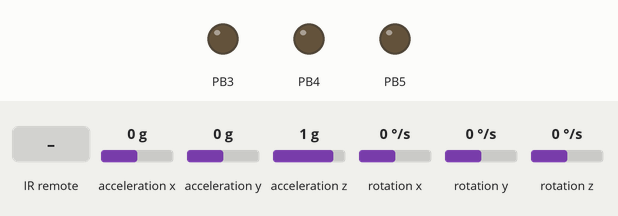
The sketch below on a simulated ATtiny85, built with avr-gcc and run on an emulated ATtiny85. On the bench: output pins drawn as LEDs (lit = HIGH). Wiring (inferred from the names in the program): MPU-6050 motion sensor at I2C address 0x68. Dashed ring = blinking. Inputs (shaded band) come from the test bench; at power-on: rotation z 0 °/s, acceleration x 0 g, acceleration y 0 g, acceleration z 1 g, rotation x 0 °/s, rotation y 0 °/s. Pins used as bus, display or sensor lines are not drawn.

Above: at 4.7 s.
4.8 s: infrared code 0x511DBB received
At 5.29 s:
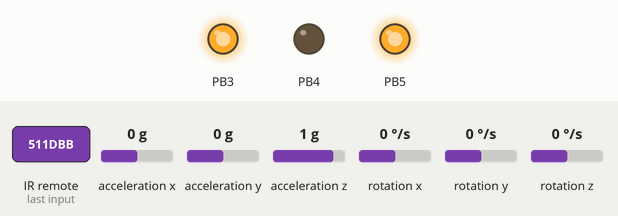
7.8 s: rotation z set to 192 °/s
At 8.5 s:
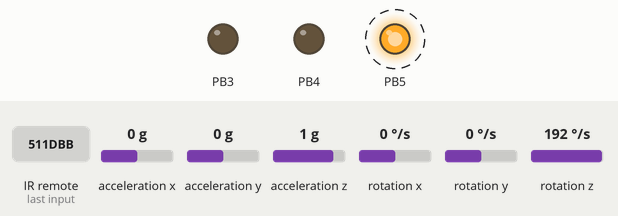
10.8 s: rotation z set to -192 °/s
At 11.07 s:
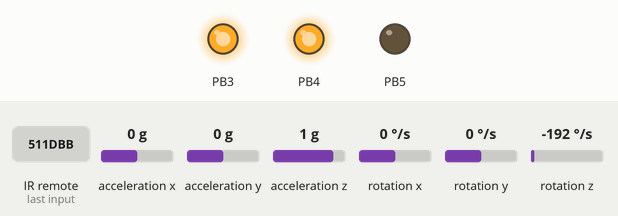
Timing chart, 0 to 19.8 s (numbered marks = the images above; inputs shaded):
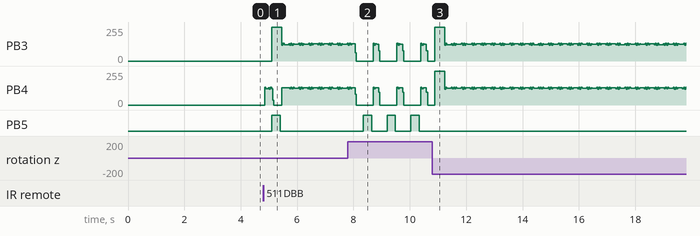

Measured:
- after the input at 4.8 s, PB5: LOW → HIGH after 0.31 s, → LOW 0.30 s later
- after the input at 7.8 s, PB5: alternates HIGH for 0.30 s and LOW for 0.54 s, starting after 0.54 s
- after the input at 10.8 s, PB5: stops changing and stays LOW

The sketch:

listing_15_2.ino
```cpp
//Подключение библиотеки I2C шины.
#include <Wire.h>
//Подключение библиотеки удаленного управления.
#include "IRremote.h"
//Побключение библиотеки управления моторами.
#include "motor.h"
//Подключение библиотеки управления гироскопом.
#include "gyro_acsel.h"
// Порт для IR-приемника.
int RECV_PIN = 7;
// Создание IR-приемника.
IRrecv irrecv(RECV_PIN);
//Переменная для результатов IR-приемника.
decode_results results;
int diod_pin = 6;
int keg_colour = 8;
//========================================
void setup()
{
  //запуск гироскопа.
  giroscop_setup();
  // Переменные – номера контактов (пинов) Arduino.
  // Для левых и правых моторов машинки.
  setup_motor_system(2, 3, 4, 5);
  _stop(); //Двигатели остановлены.
  // Запуск IR-приемника.
  //Расчет компенсации утечки нуля гироскопа.
  Calc_CompensatorZ(3000);
  //переводим пин светодиода в режим вывода.
  pinMode(diod_pin, OUTPUT);
  // Пин датчика цвета кегли в режим ввода.
  pinMode(keg_colour, INPUT);
  //Serial.begin(9600);
  digitalWrite(diod_pin, 1);
  delay(500);
  digitalWrite(diod_pin, 0);
  irrecv.enableIRIn();
}
// Основная программа.
void loop()
{
  bool start = false;
  while (!start)
  {
    if (irrecv.decode(&results))
    {
      //Если нажата кнопка "вперед" - стартуем
      if (results.value == 0x511DBB)
      {
        start = true;
        digitalWrite(diod_pin, 1);
      }
      irrecv.resume();
    }
  }
  while (start)
  {
    //Если сработал датчик
    // Датчик когда срабатывает - сбрасывается в ноль,
    // иначе он установлен в единицу.
    if (!digitalRead(keg_colour)) //есть белая кегля
    {
      //Время движения к кегле и
      //от кегли определяется экспериментом.
      forward_t(300000); // в мик.сек.
      _stop();
      backward_t(300000);
      _stop();
    }
    Angle(45);
    if (irrecv.decode(&results))
    {
      //Если нажата кнопка "стоп" - останавливаемся
      if (results.value == 0xD7E84B1B)
      {
        start = false;
        digitalWrite(diod_pin, 0);
      }
      irrecv.resume();
    }
  }
}
```

gyro_acsel.h
```cpp
// Библиотека для работы с протоколом I2C (порты A5/SCL и A4/SDA)
//#include <Wire.h>
//Коррекция склонения для акселерометра по Y
#define ACYSUMCORRECTION -0.95
//Коррекция склонения для акселерометра по X
#define ACXSUMCORRECTION -2.17

int PROG;
// упрощеный I2C адрес нашего гироскопа/акселерометра MPU-6050.
const int MPU_addr = 0x68;
// переменные для хранения данных возвращаемых прибором.
int16_t AcX, AcY, AcZ, Tmp, GyX, GyY, GyZ;
float AcYsum, AcXsum, GyXsum;
// Угол поворота вокруг оси Z.
float Ang_;
// Ускорения по осям  - для анализа наклона
float AcZtec, AcYtec, AcXtec;
float CompensatorZ, CompensatorX,CompensatorY,  CompensatorAcX;
unsigned long timer;
/////////////////////////////////////////////////////////////////////////
//// Считывание данных с mpu6050
/////////////////////////////////////////////////////////////////////////
void Data_mpu6050()
{
  Wire.beginTransmission(MPU_addr);
  Wire.write(0x3B);  //Готовим для чтения регистры  с адреса 0x3B.
  Wire.endTransmission(false);
  // Запрос 14 регистров.
  Wire.requestFrom(MPU_addr, 14, true);
  // 0x3B (ACCEL_XOUT_H) & 0x3C (ACCEL_XOUT_L)
  AcX = Wire.read() << 8 | Wire.read();
  // 0x3D (ACCEL_YOUT_H) & 0x3E (ACCEL_YOUT_L)
  AcY = Wire.read() << 8 | Wire.read();
  // 0x3F (ACCEL_ZOUT_H) & 0x40 (ACCEL_ZOUT_L)
  AcZ = Wire.read() << 8 | Wire.read();
  // 0x41 (TEMP_OUT_H) & 0x42 (TEMP_OUT_L)
  Tmp = Wire.read() << 8 | Wire.read();
  // 0x43 (GYRO_XOUT_H) & 0x44 (GYRO_XOUT_L)
  GyX = Wire.read() << 8 | Wire.read();
  // 0x45 (GYRO_YOUT_H) & 0x46 (GYRO_YOUT_L)
  GyY = Wire.read() << 8 | Wire.read();
  // 0x47 (GYRO_ZOUT_H) & 0x48 (GYRO_ZOUT_L)
  GyZ = Wire.read() << 8 | Wire.read();
}
/////////////////////////////////////////////////////////////////////////
/// Запуск гироскопа
/////////////////////////////////////////////////////////////////////////
void giroscop_setup()
{
  Wire.begin();
  Wire.beginTransmission(MPU_addr);
  Wire.write(0x6B);  // Производим запись в регистр энергосбережения MPU-6050
  Wire.write(0);     // устанавливем его в ноль
  Wire.endTransmission(true);
}
////////////////////////////////////////////////////////////
// задержка, но с расчетом изменения Z угла.
/////////////////////////////////////////////////////////////
void time_gyro(float mill_sec)
{
  unsigned long ms = mill_sec;
  unsigned long timer2;
  float m_t_d131;
  // unsigned long endtime = micros() + long(ms * 1000.0);
  unsigned long endtime = timer + long(ms * 1000.0);
  do {
    Data_mpu6050();
    timer2 = timer;
    timer = micros();
    m_t_d131 = (float)(timer - timer2) / 131000000.0;
    Ang_ = Ang_ + ((float)(GyZ) - CompensatorZ) * m_t_d131;
    AcYsum = (atan2(AcY, AcZ)) * RAD_TO_DEG+ACYSUMCORRECTION; //balancing_zerro;
    // Измерение наклона по Х.
    // Использование Комплементарного фильтра,
    // alfa - коэффициент фильтра.
    float alfa = 0.005;
    AcXtec = (1.0 - alfa) * (AcXtec + ((float)GyX - CompensatorX)* m_t_d131) + alfa * AcYsum;
    AcXsum = - (atan2(AcX, AcZ)) * RAD_TO_DEG+ACXSUMCORRECTION;//+balancing_zerro;
    // Измерение наклона по Y.
    // Использование Комплементарного фильтра,
    // alfa - коэффициент фильтра.
    AcYtec = (1.0 - alfa) * (AcYtec + ((float)GyY - CompensatorY) * m_t_d131) + alfa * AcXsum;
    } while (endtime > timer);
}
/////////////////////////////////////////////////////////////////////////
// Компенсация нуля гироскопа
void Calc_CompensatorZ(float mill_sec)
{
  long ms = mill_sec;
  float i = 0;
  CompensatorZ = 0;
    CompensatorX = 0;
    CompensatorY = 0;
  timer = micros();
  unsigned long endtime = micros() + long(ms * 1000.0);
  while (endtime > timer) {
    CompensatorZ += (float)(GyZ);
    CompensatorX += (float)(GyX);
    CompensatorY += (float)(GyY);
    timer = micros();
    Data_mpu6050();
    delayMicroseconds(100);
    i++;
  }
  CompensatorZ /= i;
  CompensatorX /= i;
  CompensatorY /= i;
}
/////////////////////////////////////////////////////////////////////////
// Ехать вперед заданное время. ////////
/////////////////////////////////////////////////////////////////////////
void forward_t( long microsec)
{
  bool flag = false;
  microsec = microsec + micros();
  long microsec_begin_tormog = microsec;
  float Ang_2 = Ang_;
  do {
    if (Ang_ < (-1.0 + Ang_2)) {
      forward_left(); time_gyro(0.5);
    }
    else if (Ang_ > (1.0 + Ang_2)) {
      forward_right(); time_gyro(0.5);
    }
    else {
      forward(); time_gyro(0.5); _stop(); time_gyro(0.8);
    }
  } while (microsec > micros());
  _stop();
  time_gyro(0.5);
}
/////////////////////////////////////////////////////////////////////////
// Ехать назад заданное время. ////////
/////////////////////////////////////////////////////////////////////////
void backward_t(unsigned long microsec)
{
  bool flag = false;
  microsec = microsec + micros();
  long microsec_begin_tormog = microsec;
  float Ang_2 = Ang_;
  do {
    if (Ang_ < (-1.0 + Ang_2)) {
      backward_right(); time_gyro(0.5);
    }
    else if (Ang_ > (1.0 + Ang_2)) {
      backward_left(); time_gyro(0.5);
    }
    else {
      backward(); time_gyro(0.5);
    }
  } while (microsec > micros());
  _stop();
  time_gyro(0.5);
}
/////////////////////////////////////////////////////////////////////////
// Поворот на заданный угол. ////////
/////////////////////////////////////////////////////////////////////////
void Angle(float ang)
{
  bool flag = false;
  float Ang_2 = Ang_;
  //возможно стоит уменьшить скорость, если угол маленький.
  if (ang == 0) return;
  if (ang < 0)
  {
    do {
      right(); time_gyro(0.5); _stop(); time_gyro(0.5);
    } while (Ang_ > (ang + Ang_2));
  }
  else
  {
    do {
      left(); time_gyro(0.5); _stop(); time_gyro(0.5);
    } while (Ang_ < (ang + Ang_2));
  }
  _stop();
  Ang_2 = Ang_ - (ang + Ang_2);
  if (abs(Ang_2) > 1.0)
    Angle(-Ang_2);
}

/////////////////////////////////////////////////////////////////////////
// Поворот на заданный угол при движении вперед. ////////
/////////////////////////////////////////////////////////////////////////
void Angle_motion(float ang)
{
  bool flag = false;
  float Ang_2 = Ang_;
  //возможно стоит уменьшить скорость, если угол маленький.
  if (ang == 0) return;
  if (ang < 0)
  {
    do {
      forward_right(); time_gyro(0.5); //_stop(); time_gyro(0.5);
    } while (Ang_ > (ang + Ang_2));
  }
  else
  {
    do {
      forward_left(); time_gyro(0.5); //_stop(); time_gyro(0.5);
    } while (Ang_ < (ang + Ang_2));
  }
  _stop();
}
/////////////////////////////////////////////////////////////////////////
//Держать угол определенное время
/////////////////////////////////////////////////////////////////////////
void Angle_t( long microsec)
{
  //time_razgon
  bool flag = false;
  microsec = microsec + micros();
  long microsec_begin_tormog = microsec ;
  float Ang_t = Ang_;
  _stop();
  do {
    if (Ang_ < (Ang_t - 1.0))   {
      left();   time_gyro(1);   _stop();
    }
    else if (Ang_ > (Ang_t + 1.0)) {
      right();       time_gyro(1);       _stop();
    } else   _stop(); time_gyro(1);
  } while (microsec > micros());
  _stop(); time_gyro(10);
}
```

ir_RC5_RC6.cpp
```cpp
#include "IRremote.h"
#include "IRremoteInt.h"

//+=============================================================================
// Gets one undecoded level at a time from the raw buffer.
// The RC5/6 decoding is easier if the data is broken into time intervals.
// E.g. if the buffer has MARK for 2 time intervals and SPACE for 1,
// successive calls to getRClevel will return MARK, MARK, SPACE.
// offset and used are updated to keep track of the current position.
// t1 is the time interval for a single bit in microseconds.
// Returns -1 for error (measured time interval is not a multiple of t1).
//
#if (DECODE_RC5 || DECODE_RC6)
int  IRrecv::getRClevel (decode_results *results,  int *offset,  int *used,  int t1)
{
	int  width;
	int  val;
	int  correction;
	int  avail;

	if (*offset >= results->rawlen)  return SPACE ;  // After end of recorded buffer, assume SPACE.
	width      = results->rawbuf[*offset];
	val        = ((*offset) % 2) ? MARK : SPACE;
	correction = (val == MARK) ? MARK_EXCESS : - MARK_EXCESS;

	if      (MATCH(width, (  t1) + correction))  avail = 1 ;
	else if (MATCH(width, (2*t1) + correction))  avail = 2 ;
	else if (MATCH(width, (3*t1) + correction))  avail = 3 ;
	else                                         return -1 ;

	(*used)++;
	if (*used >= avail) {
		*used = 0;
		(*offset)++;
	}

	DBG_PRINTLN( (val == MARK) ? "MARK" : "SPACE" );

	return val;
}
#endif

//==============================================================================
// RRRR    CCCC  55555
// R   R  C      5
// RRRR   C      5555
// R  R   C          5
// R   R   CCCC  5555
//
// NB: First bit must be a one (start bit)
//
#define MIN_RC5_SAMPLES     11
#define RC5_T1             889
#define RC5_RPT_LENGTH   46000

//+=============================================================================
#if SEND_RC5
void  IRsend::sendRC5 (unsigned long data,  int nbits)
{
	// Set IR carrier frequency
	enableIROut(36);

	// Start
	mark(RC5_T1);
	space(RC5_T1);
	mark(RC5_T1);

	// Data
	for (unsigned long  mask = 1UL << (nbits - 1);  mask;  mask >>= 1) {
		if (data & mask) {
			space(RC5_T1); // 1 is space, then mark
			mark(RC5_T1);
		} else {
			mark(RC5_T1);
			space(RC5_T1);
		}
	}

	space(0);  // Always end with the LED off
}
#endif

//+=============================================================================
#if DECODE_RC5
bool  IRrecv::decodeRC5 (decode_results *results)
{
	int   nbits;
	long  data   = 0;
	int   used   = 0;
	int   offset = 1;  // Skip gap space

	if (irparams.rawlen < MIN_RC5_SAMPLES + 2)  return false ;

	// Get start bits
	if (getRClevel(results, &offset, &used, RC5_T1) != MARK)   return false ;
	if (getRClevel(results, &offset, &used, RC5_T1) != SPACE)  return false ;
	if (getRClevel(results, &offset, &used, RC5_T1) != MARK)   return false ;

	for (nbits = 0;  offset < irparams.rawlen;  nbits++) {
		int  levelA = getRClevel(results, &offset, &used, RC5_T1);
		int  levelB = getRClevel(results, &offset, &used, RC5_T1);

		if      ((levelA == SPACE) && (levelB == MARK ))  data = (data << 1) | 1 ;
		else if ((levelA == MARK ) && (levelB == SPACE))  data = (data << 1) | 0 ;
		else                                              return false ;
	}

	// Success
	results->bits        = nbits;
	results->value       = data;
	results->decode_type = RC5;
	return true;
}
#endif

//+=============================================================================
// RRRR    CCCC   6666
// R   R  C      6
// RRRR   C      6666
// R  R   C      6   6
// R   R   CCCC   666
//
// NB : Caller needs to take care of flipping the toggle bit
//
#define MIN_RC6_SAMPLES      1
#define RC6_HDR_MARK      2666
#define RC6_HDR_SPACE      889
#define RC6_T1             444
#define RC6_RPT_LENGTH   46000

#if SEND_RC6
void  IRsend::sendRC6 (unsigned long data,  int nbits)
{
	// Set IR carrier frequency
	enableIROut(36);

	// Header
	mark(RC6_HDR_MARK);
	space(RC6_HDR_SPACE);

	// Start bit
	mark(RC6_T1);
	space(RC6_T1);

	// Data
	for (unsigned long  i = 1, mask = 1UL << (nbits - 1);  mask;  i++, mask >>= 1) {
		// The fourth bit we send is a "double width trailer bit"
		int  t = (i == 4) ? (RC6_T1 * 2) : (RC6_T1) ;
		if (data & mask) {
			mark(t);
			space(t);
		} else {
			space(t);
			mark(t);
		}
	}

	space(0);  // Always end with the LED off
}
#endif

//+=============================================================================
#if DECODE_RC6
bool  IRrecv::decodeRC6 (decode_results *results)
{
	int   nbits;
	long  data   = 0;
	int   used   = 0;
	int   offset = 1;  // Skip first space

	if (results->rawlen < MIN_RC6_SAMPLES)  return false ;

	// Initial mark
	if (!MATCH_MARK(results->rawbuf[offset++],  RC6_HDR_MARK))   return false ;
	if (!MATCH_SPACE(results->rawbuf[offset++], RC6_HDR_SPACE))  return false ;

	// Get start bit (1)
	if (getRClevel(results, &offset, &used, RC6_T1) != MARK)   return false ;
	if (getRClevel(results, &offset, &used, RC6_T1) != SPACE)  return false ;

	for (nbits = 0;  offset < results->rawlen;  nbits++) {
		int  levelA, levelB;  // Next two levels

		levelA = getRClevel(results, &offset, &used, RC6_T1);
		if (nbits == 3) {
			// T bit is double wide; make sure second half matches
			if (levelA != getRClevel(results, &offset, &used, RC6_T1)) return false;
		}

		levelB = getRClevel(results, &offset, &used, RC6_T1);
		if (nbits == 3) {
			// T bit is double wide; make sure second half matches
			if (levelB != getRClevel(results, &offset, &used, RC6_T1)) return false;
		}

		if      ((levelA == MARK ) && (levelB == SPACE))  data = (data << 1) | 1 ;  // inverted compared to RC5
		else if ((levelA == SPACE) && (levelB == MARK ))  data = (data << 1) | 0 ;  // ...
		else                                              return false ;            // Error
	}

	// Success
	results->bits        = nbits;
	results->value       = data;
	results->decode_type = RC6;
	return true;
}
#endif
```

motor.h
```cpp
// Объявляем переменные для хранения состояния двух моторов.
int motor_L1, motor_L2;
int motor_R1, motor_R2;
//===============================================
// Функция инициализации управления моторами.
void setup_motor_system(int L1, int  L2, int  R1, int R2)
{
  // Заносятся в переменные номера контактов (пинов) Arduino.
  motor_L1 = L1; motor_L2 = L2;
  // Для левых и правых моторов робота.
  motor_R1 = R1; motor_R2 = R2;
  // Переводятся указанные порты в состояние вывода данных.
  pinMode(motor_L1, OUTPUT);
  pinMode(motor_L2, OUTPUT);
  pinMode(motor_R1, OUTPUT);
  pinMode(motor_R2, OUTPUT);
}
//===============================================
// движение вперед.
void forward()
{
  // Если двигатель будет работать не в ту сторону,
  // поменять на нем контакты местами.
  digitalWrite(motor_L1, HIGH);
  digitalWrite(motor_L2, LOW);
  digitalWrite(motor_R1, HIGH);
  digitalWrite(motor_R2, LOW);
}
//===============================================
// Поворот налево с блокировкой левых колес.
void forward_left()
{
  // блокировка вращения левых колес.
  digitalWrite(motor_L1, LOW);
  digitalWrite(motor_L2, LOW);
  // правые колеса вращаются.
  digitalWrite(motor_R1, HIGH);
  digitalWrite(motor_R2, LOW);
}
//===============================================
// Поворот направо с блокировкой правых колес.
void forward_right()
{
  // левые колеса вращаются.
  digitalWrite(motor_L1, HIGH);
  digitalWrite(motor_L2, LOW);
  // блокировка вращения правых колес.
  digitalWrite(motor_R1, LOW);
  digitalWrite(motor_R2, LOW);
}
// Поворот налево на месте.
void left()
{
  // левые колеса вращаются назад.
  digitalWrite(motor_L1, LOW);
  digitalWrite(motor_L2, HIGH);
  // правые колеса вращаются вперед.
  digitalWrite(motor_R1, HIGH);
  digitalWrite(motor_R2, LOW);
}
//===============================================
// Поворот направо на месте.
void right()
{
  // левые колеса вращаются вперед.
  digitalWrite(motor_L1, HIGH);
  digitalWrite(motor_L2, LOW);
  // правые колеса вращаются назад.
  digitalWrite(motor_R1, LOW);
  digitalWrite(motor_R2, HIGH);
}


// Включаем движение назад.
void backward()
{
  // Смена направления вращения двигателей.
  digitalWrite(motor_L2, HIGH);
  digitalWrite(motor_L1, LOW);
  digitalWrite(motor_R2, HIGH);
  digitalWrite(motor_R1, LOW);
}
//===============================================
// Включаем движение назад.
void backward_left()
{
  // Смена направления вращения двигателей.
  digitalWrite(motor_L2, LOW);
  digitalWrite(motor_L1, HIGH);
  digitalWrite(motor_R2, HIGH);
  digitalWrite(motor_R1, LOW);
}
//===============================================
// Включаем движение назад.
void backward_right()
{
  // Смена направления вращения двигателей.
  digitalWrite(motor_L2, HIGH);
  digitalWrite(motor_L1, LOW);
  digitalWrite(motor_R2, LOW);
  digitalWrite(motor_R1, HIGH);
}
//===============================================


void _stop()
{
  // Блокировка всех колес.
  digitalWrite(motor_L2, LOW);
  digitalWrite(motor_L1, LOW);
  digitalWrite(motor_R2, LOW);
  digitalWrite(motor_R1, LOW);
}
```
